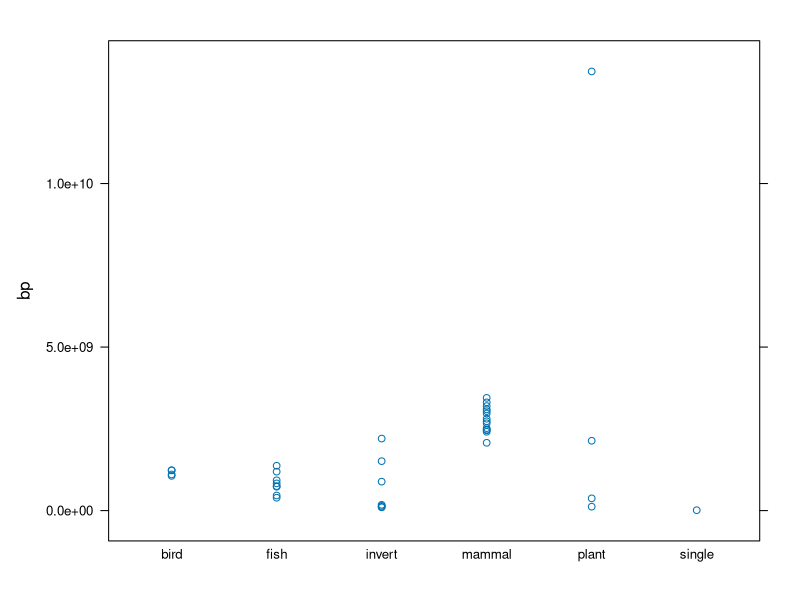
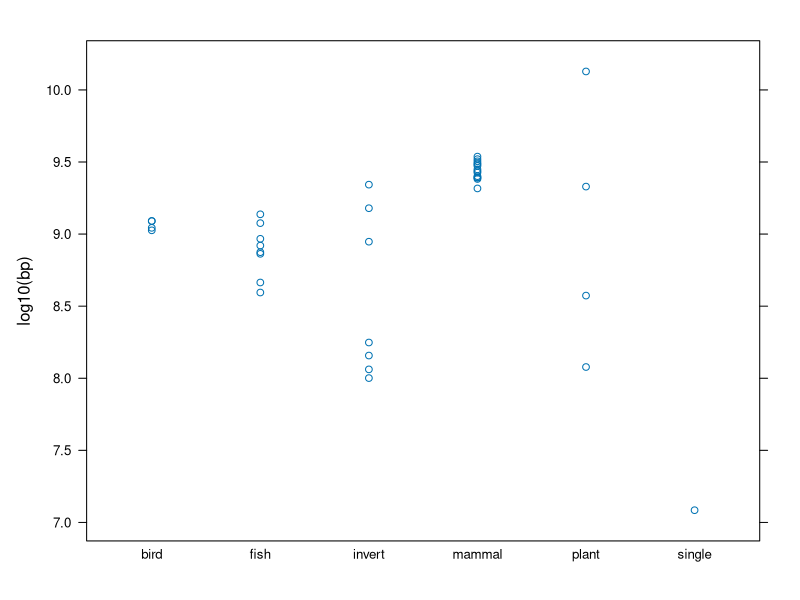
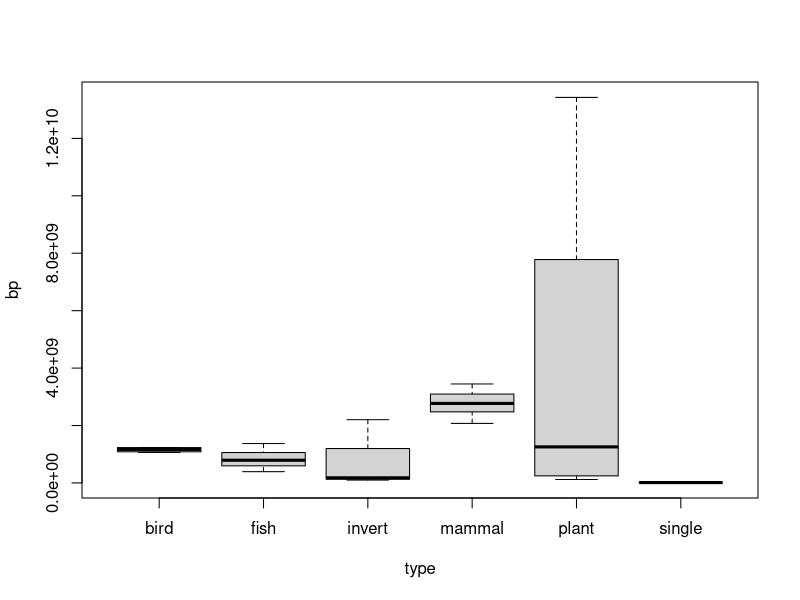
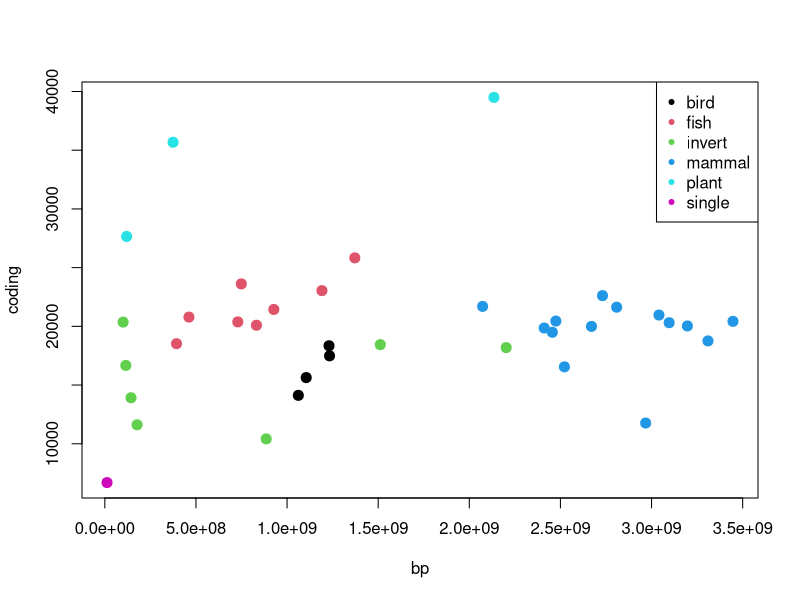
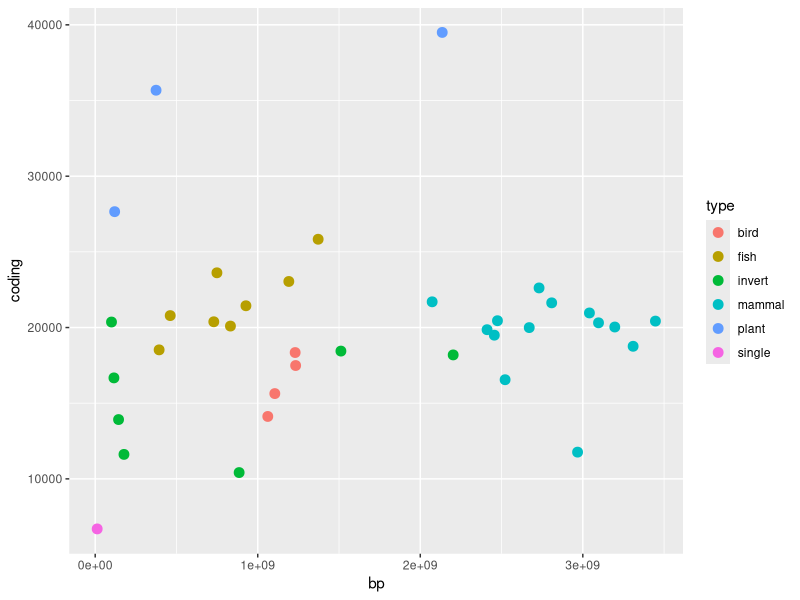
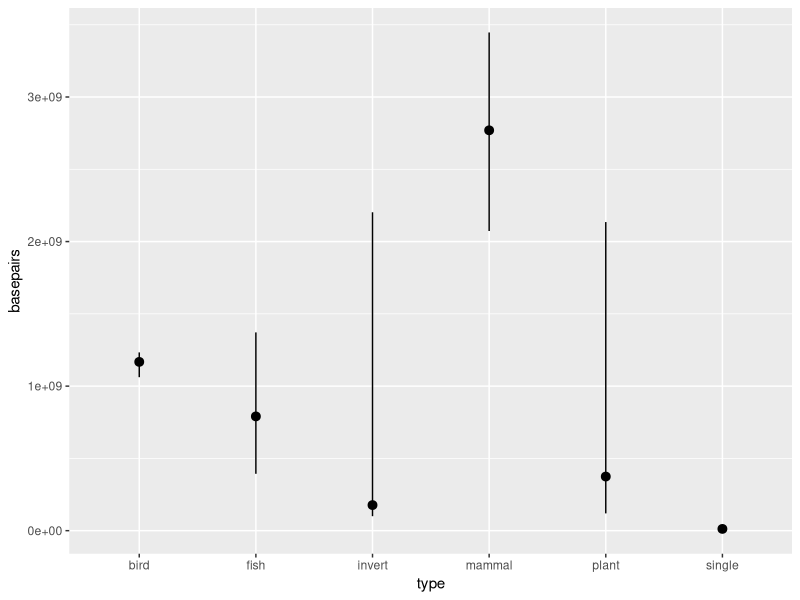
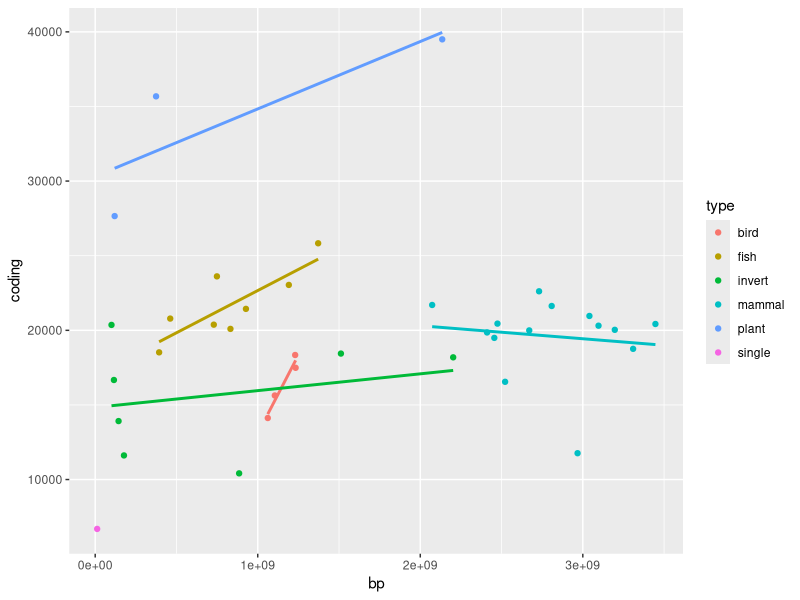
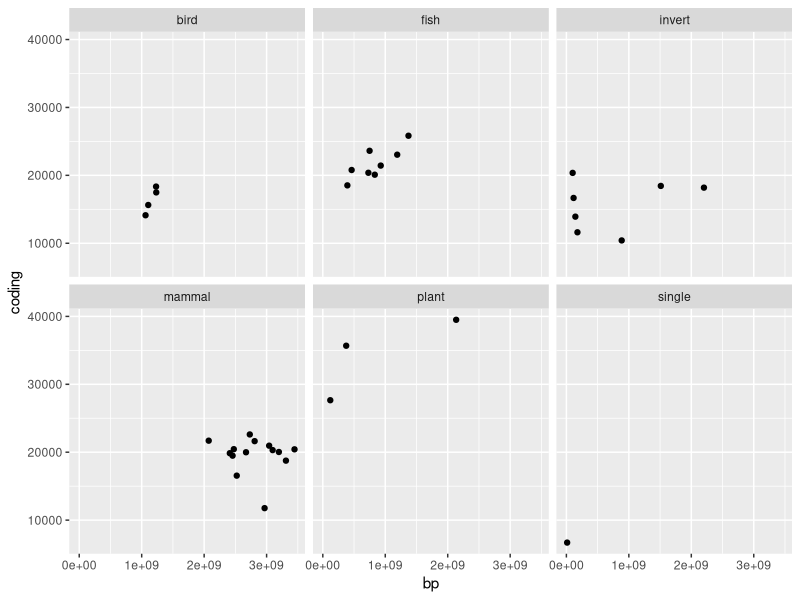

Recreate these plots in R, in order.
## ---- chunk 1
library(readr)
library(here)
orgs <- read_tsv(here("eda","organisms_genes.tsv"))
head(orgs)
table(orgs$type)
## ---- chunk 2
library(magrittr)
orgs$type %<>% factor
## ---- chunk 3
library(lattice)
with(orgs, stripplot(bp ~ type))
with(orgs, stripplot(log10(bp) ~ type))
## ---- chunk 4
with(orgs, boxplot(bp ~ type))
## ---- chunk 5
orgs[which.max(orgs$bp),]
## ---- chunk 6
orgs <- orgs[orgs$name != "Wheat",]
## ---- chunk 7
with(orgs, plot(bp, coding, col=type, pch=20, cex=2))
legend("topright", levels(orgs$type), col=1:nlevels(orgs$type), pch=20)
# right click to Esc from identify()
# with(orgs, identify(bp, coding, labels=orgs$name)) 
## ---- chunk 8
library(ggplot2)
ggplot(orgs, aes(bp, coding, color=type)) +
  geom_point(size=3)
## ---- chunk 9
orgs[order(orgs$bp, decreasing=TRUE)[1:5],c("name","bp")]
## ---- chunk 10
library(skimr)
skim(orgs)
## ---- chunk 11
x <- c(1:9,1000)
x %>% mean(trim=.1)
# equivalent to
mean(x, trim=.1)
## ---- chunk 12
library(dplyr)
orgs %<>% mutate(genes = coding + noncoding)
orgs$genes
## ---- chunk 13
orgs %>%
  group_by(type) %>%
  summarize(n=n(),
            cr_avg=mean(coding/genes),
            cr_sd=sd(coding/genes))
## ---- chunk 14
tab <- orgs %>%
  group_by(type) %>%
  summarize(n=n(),
            cr_avg=mean(coding/genes),
            cr_sd=sd(coding/genes))
## ---- chunk 15
library(xtable)
xtable(tab)
library(knitr)
kable(tab)
## ---- chunk 16
# here we have to name the median something other than `bp`
orgs %>%
  group_by(type) %>%
  summarize(basepairs=median(bp),
            min=min(bp),
            max=max(bp)) %>%
  ggplot(aes(type, basepairs, ymin=min, ymax=max)) +
  geom_pointrange()
## ---- chunk 17
ggplot(orgs, aes(bp, coding, col=type)) +
  geom_point() + 
  geom_smooth(se=FALSE, method="lm", show.legend=FALSE)
## ---- chunk 18
ggplot(orgs, aes(bp, coding)) +
  geom_point() + 
  facet_wrap(~ type)
## ---- chunk 19
ns <- c(1000,500,200)
dat <- data.frame(type=rep(letters[1:3], ns),
                  z=rnorm(1700,
                          mean=rep(c(0,2,4),ns),
                          sd=rep(c(1,1,1),ns)))
head(dat)
table(dat$type)
## ---- chunk 20
ggplot(dat, aes(z, col=type, fill=type)) + geom_density(alpha=0.1)
## ---- chunk 21
ggplot(dat, aes(z, col=type, fill=type)) +
  geom_histogram(alpha=0.1, position="identity")
## ---- chunk 22
ggplot(dat, aes(z, col=type, fill=type)) +
  geom_histogram(position="dodge")
